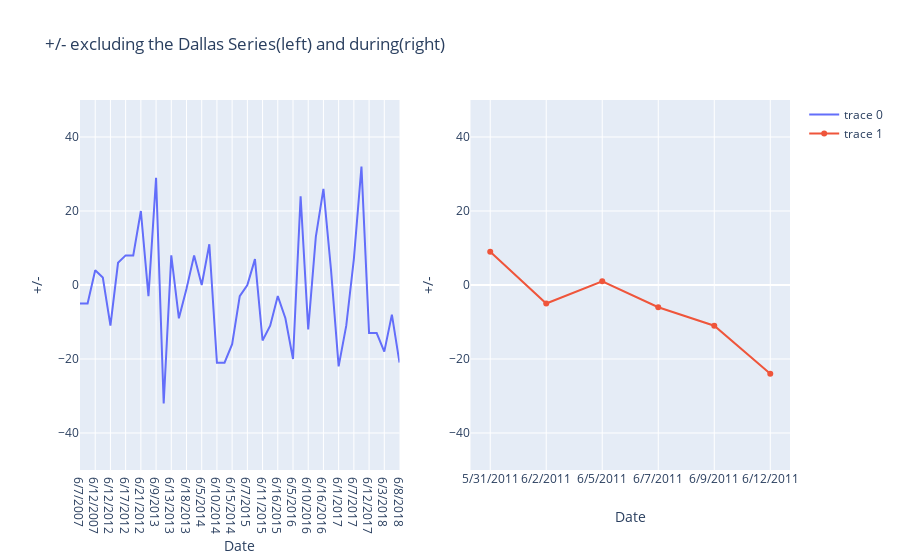

Here is the notebook cell this chart was saved with:
### Code cell
from plotly.subplots import make_subplots
import plotly.graph_objects as go
fig = make_subplots(rows=1, cols=2)

fig.add_trace(
    go.Scatter(x=df2.Date, y=df2["+/-"]),
    row=1, col=1
)

fig.add_trace(
    go.Scatter(x=df3.Date, y=df3["+/-"]),
    row=1, col=2
)

fig.update_layout(
    title_text=("+/- excluding the Dallas Series(left) and during(right)")
)
fig.update_xaxes(title_text="Date", row=1, col=1)
fig.update_xaxes(title_text="Date", row=1, col=2)
fig.update_yaxes(title_text="+/-")
fig.update_yaxes(range=[-50,50])

fig.show()
#Lebron's plus minuses across all finals is higher than his plus minuses during the Dallas series, as indicated by the chart.
#Values on thhe chart on the right are on the lower end.

### Figure 1 — Plotly figure (JSON) as saved in the notebook; plotly's stock layout.template omitted (floating-point values rounded to 4 significant figures)
{"data": [{"type": "scatter", "x": ["6/7/2007", "6/10/2007", "6/12/2007", "6/14/2007", "6/12/2012", "6/14/2012", "6/17/2012", "6/19/2012", "6/21/2012", "6/6/2013", "6/9/2013", "6/11/2013", "6/13/2013", "6/16/2013", "6/18/2013", "6/20/2013", "6/5/2014", "6/8/2014", "6/10/2014", "6/12/2014", "6/15/2014", "6/4/2015", "6/7/2015", "6/9/2015", "6/11/2015", "6/14/2015", "6/16/2015", "6/2/2016", "6/5/2016", "6/8/2016", "6/10/2016", "6/13/2016", "6/16/2016", "6/19/2016", "6/1/2017", "6/4/2017", "6/7/2017", "6/9/2017", "6/12/2017", "5/31/2018", "6/3/2018", "6/6/2018", "6/8/2018"], "xaxis": "x", "y": [-5, -5, 4, 2, -11, 6, 8, 8, 20, -3, 29, -32, 8, -9, -1, 8, 0, 11, -21, -21, -16, -3, 0, 7, -15, -11, -3, -9, -20, 24, -12, 13, 26, 4, -22, -11, 7, 32, -13, -13, -18, -8, -21], "yaxis": "y"}, {"type": "scatter", "x": ["5/31/2011", "6/2/2011", "6/5/2011", "6/7/2011", "6/9/2011", "6/12/2011"], "xaxis": "x2", "y": [9, -5, 1, -6, -11, -24], "yaxis": "y2"}], "layout": {"title": {"text": "+/- excluding the Dallas Series(left) and during(right)"}, "xaxis": {"anchor": "y", "domain": [0, 0.45], "title": {"text": "Date"}}, "xaxis2": {"anchor": "y2", "domain": [0.55, 1], "title": {"text": "Date"}}, "yaxis": {"anchor": "x", "domain": [0, 1], "range": [-50, 50], "title": {"text": "+/-"}}, "yaxis2": {"anchor": "x2", "domain": [0, 1], "range": [-50, 50], "title": {"text": "+/-"}}}}
